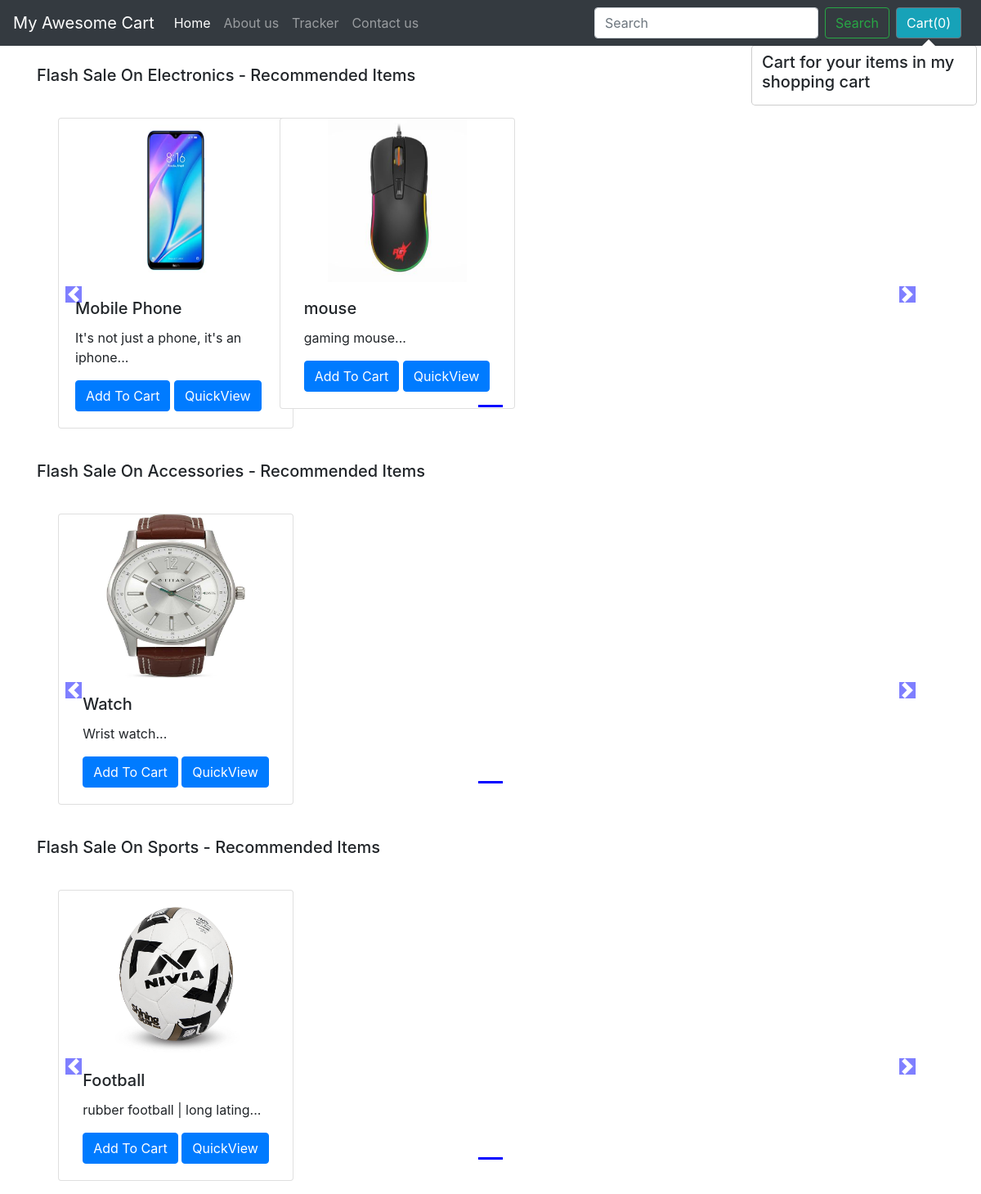
The page /shop/ on the database as committed earlier.
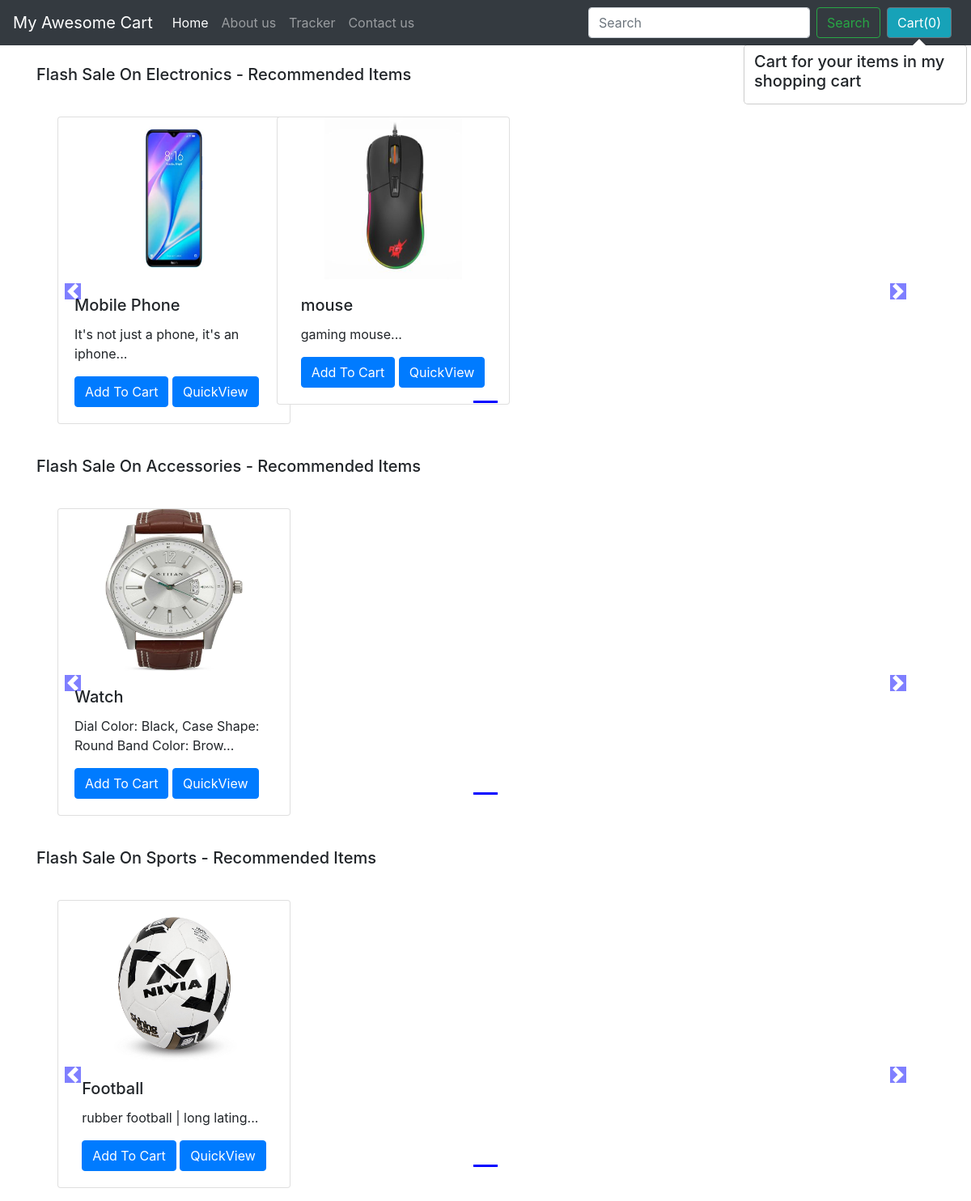
The same page on the database as committed later.
### shop/models.py (models this page shows)
class Product(models.Model):
    product_id = models.AutoField
    product_name = models.CharField(max_length=50, default="")
    desc = models.CharField(max_length=300)
    pub_date = models.DateField()
    category = models.CharField(max_length=50, default="")
    subcategory = models.CharField(max_length=50, default="")
    price = models.IntegerField(default=0)
    image = models.ImageField(upload_to="shop/images", default="")
    def __str__(self):
        return self.product_name

### shop/views.py (the view)
# urls.py: path('',views.index),
def index(request):
    products = Product.objects.all()
    print(products)
    allProds = []
    catprods = Product.objects.values('category', 'id')
    cats = {item['category'] for item in catprods}
    for cat in cats:
        prod = Product.objects.filter(category=cat)
        n = len(products)
        nSlides = n // 4 + ceil((n / 4) - (n // 4))
        allProds.append([prod, range(1, nSlides), nSlides])
    params= {'allProds':allProds}
    return render(request, 'shop/index.html', params)

### shop/templates/shop/index.html (shortened to what this page needs)
{% extends 'shop/basic.html' %}
{% block body %}
{% load static %}
<div class="container">
    {% for product, range, nSlides in allProds %}
    <h5 class="my-4">Flash Sale On {{product.0.category}} - Recommended Items</h5>
    <div class="row">
        <div id="demo{{forloop.counter}}" class="col carousel slide my-3" data-ride="carousel">
            <ul class="carousel-indicators">
                <li data-target="#demo{{forloop.counter}}" data-slide-to="0" class="active"></li>
            </ul>
            <div class="container carousel-inner no-padding">
                <div class="carousel-item active">
                    {% for i in product %}
                    <div class="col-xs-3 col-sm-3 col-md-3">
                        <div class="card align-items-center" style="width: 18rem;">
                            <img src='/media/{{i.image}}' class="card-img-top" alt="...">
                            <div class="card-body">
                                <h5 class="card-title" id="namepr{{i.id}}">{{i.product_name}}</h5>
                                <p class="card-text">{{i.desc|slice:"0:53"}}...</p>
                                <span id="divpr{{i.id}}" class="divpr">
                                    <button id="pr{{i.id}}" class="btn btn-primary cart">Add To Cart</button>
                                </span>
                                <a href="/shop/products/{{i.id}}"><button id="qv{{i.id}}" class="btn btn-primary cart">QuickView</button></a>
                            </div>
                        </div>
                    </div>
                    {% endfor %}
                </div>
            </div>
        </div>
        <a class="carousel-control-prev" href="#demo{{forloop.counter}}" data-slide="prev">
            <span class="carousel-control-prev-icon"></span>
        </a>
        <a class="carousel-control-next" href="#demo{{forloop.counter}}" data-slide="next">
            <span class="carousel-control-next-icon"></span>
        </a>
    </div>
    {% endfor %}
</div>
{% endblock %}

### shop/templates/shop/basic.html (shortened to what this page needs)
<!doctype html>
<html lang="en">
<head>
    <link rel="stylesheet" href="https://stackpath.bootstrapcdn.com/bootstrap/4.2.1/css/bootstrap.min.css">
</head>
<body>
    <nav class="navbar navbar-expand-lg navbar-dark bg-dark">
        <a class="navbar-brand" href="/shop">My Awesome Cart</a>
        <div class="collapse navbar-collapse" id="navbarSupportedContent">
            <ul class="navbar-nav mr-auto">
                <li class="nav-item active">
                    <a class="nav-link" href="/shop">Home <span class="sr-only">(current)</span></a>
                </li>
                <li class="nav-item">
                    <a class="nav-link" href="/shop/about">About us</a>
                </li>
                <li class="nav-item">
                    <a class="nav-link" href="/shop/tracker">Tracker</a>
                </li>
                <li class="nav-item">
                    <a class="nav-link" href="/shop/contact">Contact us</a>
                </li>
            </ul>
            <form class="form-inline my-2 my-lg-0">
                <input class="form-control mr-sm-2" type="search" placeholder="Search" aria-label="Search">
                <button class="btn btn-outline-success my-2 my-sm-0" type="submit">Search</button>
            </form>
            <button type="button" data-html='true' class="btn btn-secondary mx-2 bg-info" id="popcart" data-container="body" data-toggle="popover" data-placement="bottom" data-content="pop">
                Cart(<span id="cart">0</span>)
            </button>
        </div>
    </nav>
    {% block body %} {% endblock %}
</body>
</html>

Rows that differ between the two databases and show on the page:
changed Product "Watch": desc "Wrist watch" → "Dial Color: Black, Case Shape: Round Band Color: Brow"
